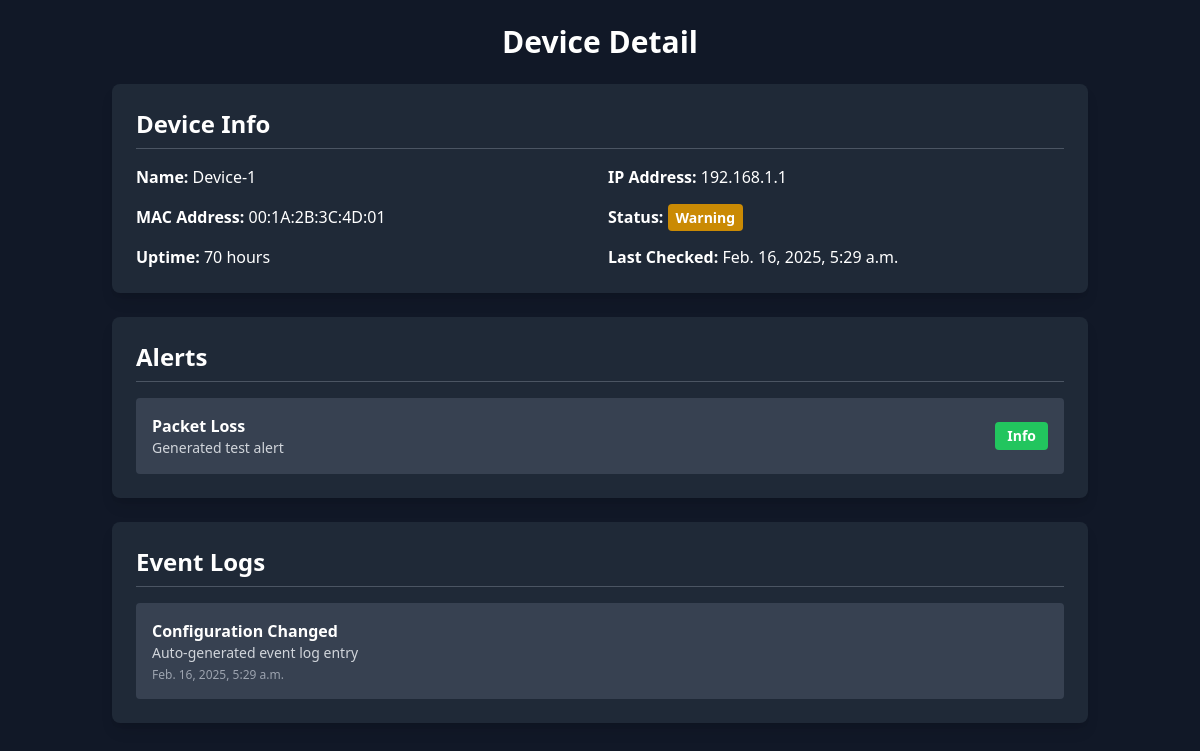
/device/1/, run on the app's committed database.
### monitoring/models.py (models this page shows, shortened)
class Device(models.Model):
    name = models.CharField(max_length=100, unique=True)
    ip_address = models.GenericIPAddressField(unique=True)
    mac_address = models.CharField(max_length=50, unique=True, null=True, blank=True)
    status = models.CharField(
        max_length=20,
        choices=[("Online", "Online"), ("Offline", "Offline"), ("Warning", "Warning")],
        default="Online",
    )
    uptime = models.CharField(max_length=50, null=True, blank=True)
    last_checked = models.DateTimeField(default=now)
    class Meta:
        verbose_name = "Device"
        verbose_name_plural = "Devices"

class Alert(models.Model):
    SEVERITY_LEVELS = [
        ("Info", "Info"),
        ("Warning", "Warning"),
        ("Critical", "Critical"),
    ]
    device = models.ForeignKey(Device, on_delete=models.CASCADE, related_name="alerts")
    alert_type = models.CharField(max_length=100)
    severity = models.CharField(max_length=10, choices=SEVERITY_LEVELS, default="Info")
    description = models.TextField()
    triggered_at = models.DateTimeField(default=now)
    resolved = models.BooleanField(default=False)
    class Meta:
        verbose_name = "Alert"
        verbose_name_plural = "Alerts"

class EventLog(models.Model):
    device = models.ForeignKey(Device, on_delete=models.CASCADE, related_name="events")
    event_type = models.CharField(max_length=100)
    details = models.TextField()
    timestamp = models.DateTimeField(default=now)
    class Meta:
        verbose_name = "Event Log"
        verbose_name_plural = "Event Logs"

### monitoring/views.py (the view)
# urls.py: path("device/<int:device_id>/", device_detail, name="device-detail"),
def device_detail(request, device_id):
    device = Device.objects.get(id=device_id)
    alerts = device.alerts.all()  # This will fetch all related alerts for this device
    events = device.events.all()  # This will fetch all related events for this device
    return render(
        request,
        "monitoring_tmp/device_detail.html",
        {"device": device, "alerts": alerts, "events": events},
    )

### monitoring/templates/monitoring_tmp/device_detail.html (shortened to what this page needs)
<!DOCTYPE html>
<html lang="en">
<head>
    <script src="https://cdn.tailwindcss.com"></script>
</head>
<body class="bg-gray-900 text-white">
    <div class="container mx-auto p-6">
        <h1 class="text-3xl font-bold mb-6 text-center">Device Detail</h1>
        <div class="bg-gray-800 shadow-lg rounded-lg p-6 mb-6">
            <h2 class="text-2xl font-semibold mb-4 border-b border-gray-600 pb-2">Device Info</h2>
            <div class="grid grid-cols-1 sm:grid-cols-2 gap-4">
                <p><strong>Name:</strong> {{ device.name }}</p>
                <p><strong>IP Address:</strong> {{ device.ip_address }}</p>
                <p><strong>MAC Address:</strong> {{ device.mac_address }}</p>
                <p><strong>Status:</strong>
                    <span class="px-2 py-1 rounded text-sm font-semibold
                        {% if device.status == 'Online' %}bg-green-600
                        {% elif device.status == 'Offline' %}bg-red-600
                        {% else %}bg-yellow-600{% endif %}">
                        {{ device.status }}
                    </span>
                </p>
                <p><strong>Uptime:</strong> {{ device.uptime }}</p>
                <p><strong>Last Checked:</strong> {{ device.last_checked }}</p>
            </div>
        </div>
        <div class="bg-gray-800 shadow-lg rounded-lg p-6 mb-6">
            <h2 class="text-2xl font-semibold mb-4 border-b border-gray-600 pb-2">Alerts</h2>
            {% if alerts %}
                <ul class="space-y-3">
                    {% for alert in alerts %}
                        <li class="p-4 rounded bg-gray-700 flex justify-between items-center">
                            <div>
                                <p class="font-semibold">{{ alert.alert_type }}</p>
                                <p class="text-sm text-gray-300">{{ alert.description }}</p>
                            </div>
                            <span class="px-3 py-1 text-sm rounded font-semibold
                                {% if alert.severity == 'Critical' %}bg-red-500
                                {% elif alert.severity == 'Warning' %}bg-yellow-500
                                {% else %}bg-green-500{% endif %}">
                                {{ alert.severity }}
                            </span>
                        </li>
                    {% endfor %}
                </ul>
            {% else %}
                <p class="text-gray-400">No alerts for this device.</p>
            {% endif %}
        </div>
        <div class="bg-gray-800 shadow-lg rounded-lg p-6">
            <h2 class="text-2xl font-semibold mb-4 border-b border-gray-600 pb-2">Event Logs</h2>
            {% if events %}
                <ul class="space-y-3">
                    {% for event in events %}
                        <li class="p-4 rounded bg-gray-700">
                            <p class="font-semibold">{{ event.event_type }}</p>
                            <p class="text-sm text-gray-300">{{ event.details }}</p>
                            <p class="text-xs text-gray-400 mt-1">{{ event.timestamp }}</p>
                        </li>
                    {% endfor %}
                </ul>
            {% else %}
                <p class="text-gray-400">No event logs for this device.</p>
            {% endif %}
        </div>
    </div>
</body>
</html>

### data on the page
Device: name "Device-1", ip_address "192.168.1.1", mac_address "00:1A:2B:3C:4D:01", status "Warning", uptime "70 hours", last_checked "Feb. 16, 2025, 5:29 a.m."
Alert: alert_type "Packet Loss", description "Generated test alert", severity "Info"
EventLog: event_type "Configuration Changed", details "Auto-generated event log entry", timestamp "Feb. 16, 2025, 5:29 a.m."
